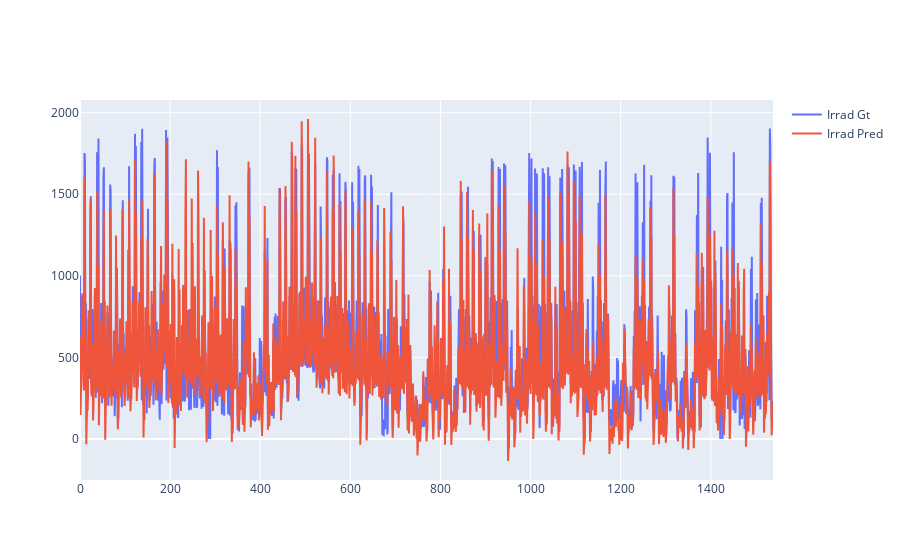

Notebook source saved alongside this figure:
### Markdown cell above
### *Prediction Analysis*

### Code cell
fig = go.Figure()

fig.add_trace(go.Scatter(x=test.index, y=test[TASK], mode="lines", name=f"{TASK} Gt"))
fig.add_trace(go.Scatter(x=test.index, y=test[f"{TASK}_pred"], mode="lines", name=f"{TASK} Pred"))
fig.show()

### Figure 1 — Plotly figure (JSON) as saved in the notebook; plotly's stock layout.template omitted (floating-point values rounded to 4 significant figures; data arrays with more than 128 entries replaced by an {"elided": "..."} marker saying what was removed)
{"data": [{"mode": "lines", "name": "Irrad Gt", "type": "scatter", "x": {"elided": "1539 int values"}, "y": {"elided": "1539 float values"}}, {"mode": "lines", "name": "Irrad Pred", "type": "scatter", "x": {"elided": "1539 int values"}, "y": {"elided": "1539 float values"}}], "layout": {"autosize": true, "xaxis": {"autorange": true, "range": [0, 1538], "showspikes": false, "type": "linear"}, "yaxis": {"autorange": true, "range": [-251.4, 2078.0], "showspikes": false, "type": "linear"}}}
